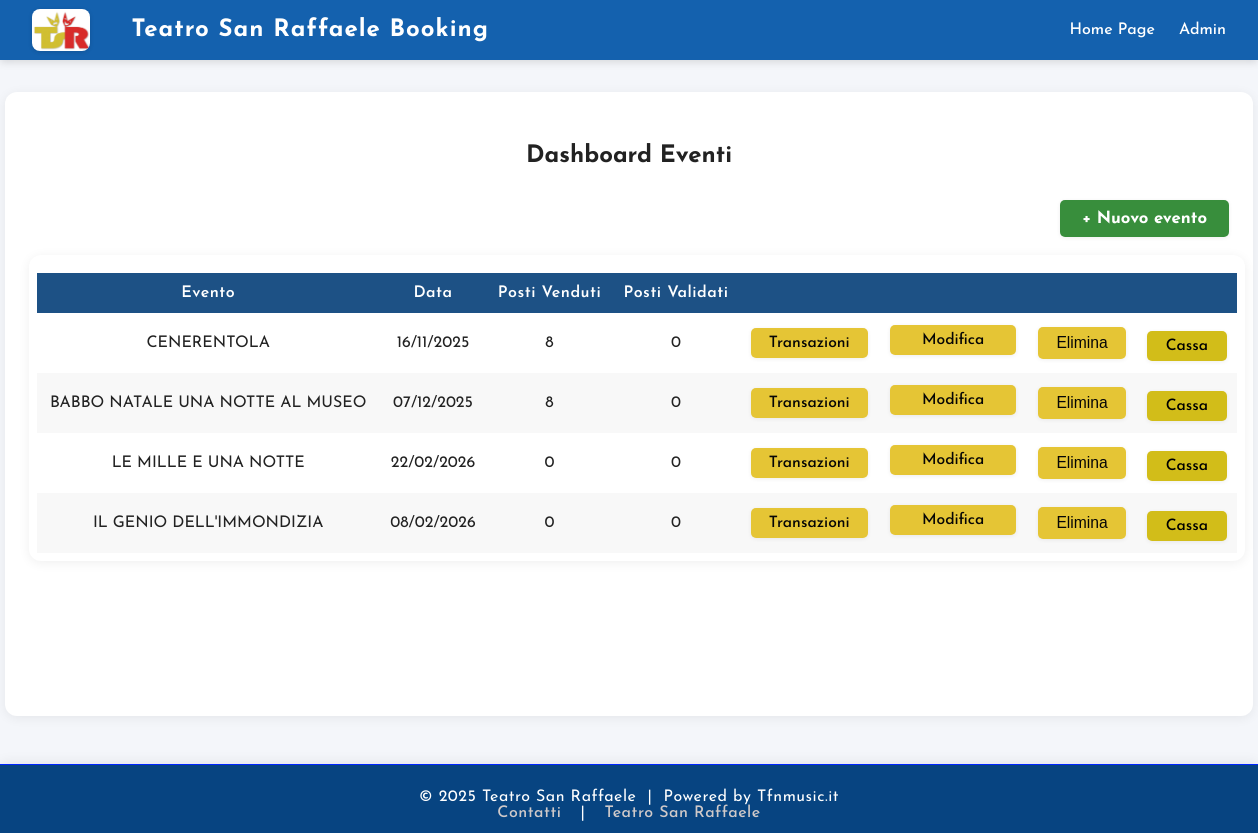
Page /dashboard (signed in) on the earlier database version.
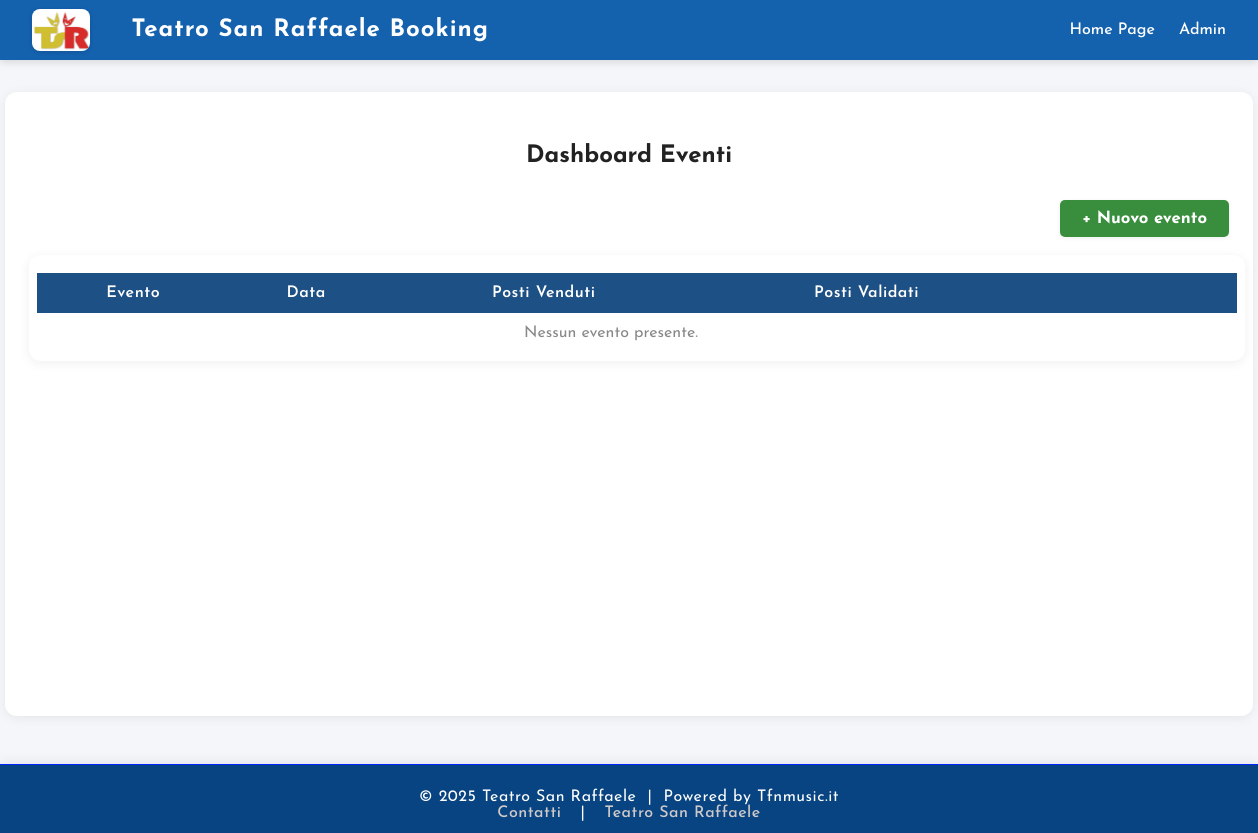
Same page on the later database version.
### tables this page shows
CREATE TABLE events (
    id INTEGER PRIMARY KEY AUTOINCREMENT,
    title TEXT NOT NULL,
    date TEXT NOT NULL,
    time TEXT NOT NULL,
    price REAL NOT NULL,
    poster_url TEXT         
);

### app.py (the view)
@app.route('/dashboard')
@login_required
def dashboard():
    conn = get_db()
    events = conn.execute('SELECT * FROM events').fetchall()
    event_list = []
    for event in events:
        event_id = event['id']
        pending = conn.execute(
            'SELECT SUM(LENGTH(seats) - LENGTH(REPLACE(seats, ",", "")) + 1) AS pending_count '
            'FROM bookings WHERE event_id=? AND status=1', (event_id,)
        ).fetchone()['pending_count'] or 0
        sold = conn.execute(
            'SELECT SUM(LENGTH(seats) - LENGTH(REPLACE(seats, ",", "")) + 1) AS sold_count '
            'FROM bookings WHERE event_id=? AND status IN (2, 3)', (event_id,)
        ).fetchone()['sold_count'] or 0
        validated = conn.execute(
            'SELECT SUM(LENGTH(seats) - LENGTH(REPLACE(seats, ",", "")) + 1) AS validated_count '
            'FROM bookings WHERE event_id=? AND status=3', (event_id,)
        ).fetchone()['validated_count'] or 0
        event_list.append({
            'id': event_id,
            'title': event['title'],
            'date': event['date'],
            'sold': sold,
            'validated': validated,
        })
    conn.close()
    return render_template('dashboard.html', events=event_list)

### app.py (called while the page is built)
def get_db():
    conn = sqlite3.connect(DB_PATH)
    conn.row_factory = sqlite3.Row
    return conn

@app.context_processor
def inject_now():
    from datetime import datetime
    return {'now': datetime.now}

def login_required(f):
    @wraps(f)
    def decorated_function(*args, **kwargs):
        if session.get('logged_in') != True:
            return redirect(url_for('admin'))
        return f(*args, **kwargs)
    return decorated_function

### templates/dashboard.html (shortened to what this page needs)
{% extends 'base.html' %}
{% block content %}
<h2 style="text-align:center; margin-bottom: 32px;">Dashboard Eventi</h2>
<div style="text-align:right; margin-bottom: 18px;">
  <a href="{{ url_for('add_event') }}" class="btn-new-event">+ Nuovo evento</a>
</div>
<div class="dashboard-table-wrapper">
  <table class="dashboard-table">
    <thead>
      <tr>
        <th>Evento</th>
        <th>Data</th>
        <th>Posti Venduti</th>
        <th>Posti Validati</th>
        <th></th>
        <th></th>
        <th></th>
        <th></th>
      </tr>
    </thead>
    <tbody>
      {% for e in events |sort(attribute='id') %}
      <tr>
        <td>{{ e.title }}</td>
        <td>{{ e.date }}</td>
        <td>{{ e.sold }}</td>
        <td>{{ e.validated }}</td>
        <td>
          <a href="{{ url_for('event_transactions', event_id=e.id) }}" class="btn-table">Transazioni</a>
        </td>
        <td class="dashboard-actions">
          <a href="{{ url_for('edit_event', event_id=e.id) }}" class="btn-table btn-edit">Modifica</a>
        </td>
        <td>
          <form action="{{ url_for('delete_event', event_id=e.id) }}" method="post" style="display:inline;"
            onsubmit="return confirm('Sei sicuro di voler eliminare questo evento?');">
            <button type="submit" class="btn-table btn-delete">Elimina</button>
          </form>
        </td>
        <td>
          <a href="{{ url_for('admin_book_seats', event_id=e.id) }}" class="btn-table"
            style="background:#d2bd19;color:#000000;margin-top:6px;display:block;">Cassa</a>
        </td>
      </tr>
      {% else %}
      <tr>
        <td colspan="7" style="text-align:center; color:#888;">Nessun evento presente.</td>
      </tr>
      {% endfor %}
    </tbody>
  </table>
</div>
{% endblock %}

Differences in the rows shown:
removed events: title "CENERENTOLA", date "16/11/2025", sold "8", validated "0"
removed events: title "BABBO NATALE UNA NOTTE AL MUSEO", date "07/12/2025", sold "8", validated "0"
removed events: title "LE MILLE E UNA NOTTE", date "22/02/2026", sold "0", validated "0"
removed events: title "IL GENIO DELL'IMMONDIZIA", date "08/02/2026", sold "0", validated "0"
Other differences:
text now shown: "Nessun evento presente."
